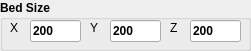
    <widget class="QGroupBox" name="groupBox_9">
     <property name="geometry">
      <rect>
       <x>710</x>
       <y>180</y>
       <width>251</width>
       <height>51</height>
      </rect>
     </property>
     <property name="font">
      <font>
       <pointsize>9</pointsize>
       <weight>75</weight>
       <bold>true</bold>
      </font>
     </property>
     <property name="title">
      <string>Bed Size</string>
     </property>
     <widget class="QLabel" name="label_50">
      <property name="geometry">
       <rect>
        <x>10</x>
        <y>20</y>
        <width>21</width>
        <height>16</height>
       </rect>
      </property>
      <property name="font">
       <font>
        <pointsize>9</pointsize>
        <weight>50</weight>
        <bold>false</bold>
       </font>
      </property>
      <property name="text">
       <string>X</string>
      </property>
     </widget>
     <widget class="QLabel" name="label_51">
      <property name="geometry">
       <rect>
        <x>90</x>
        <y>20</y>
        <width>21</width>
        <height>16</height>
       </rect>
      </property>
      <property name="font">
       <font>
        <pointsize>9</pointsize>
        <weight>50</weight>
        <bold>false</bold>
       </font>
      </property>
      <property name="text">
       <string>Y</string>
      </property>
     </widget>
     <widget class="QLabel" name="label_52">
      <property name="geometry">
       <rect>
        <x>170</x>
        <y>20</y>
        <width>21</width>
        <height>16</height>
       </rect>
      </property>
      <property name="font">
       <font>
        <pointsize>9</pointsize>
        <weight>50</weight>
        <bold>false</bold>
       </font>
      </property>
      <property name="text">
       <string>Z</string>
      </property>
     </widget>
     <widget class="QLineEdit" name="XBedSize">
      <property name="geometry">
       <rect>
        <x>30</x>
        <y>20</y>
        <width>51</width>
        <height>22</height>
       </rect>
      </property>
      <property name="text">
       <string>200</string>
      </property>
     </widget>
     <widget class="QLineEdit" name="YBedSize">
      <property name="geometry">
       <rect>
        <x>110</x>
        <y>20</y>
        <width>51</width>
        <height>22</height>
       </rect>
      </property>
      <property name="text">
       <string>200</string>
      </property>
     </widget>
     <widget class="QLineEdit" name="ZHeight">
      <property name="geometry">
       <rect>
        <x>190</x>
        <y>20</y>
        <width>51</width>
        <height>22</height>
       </rect>
      </property>
      <property name="text">
       <string>200</string>
      </property>
     </widget>
    </widget>
